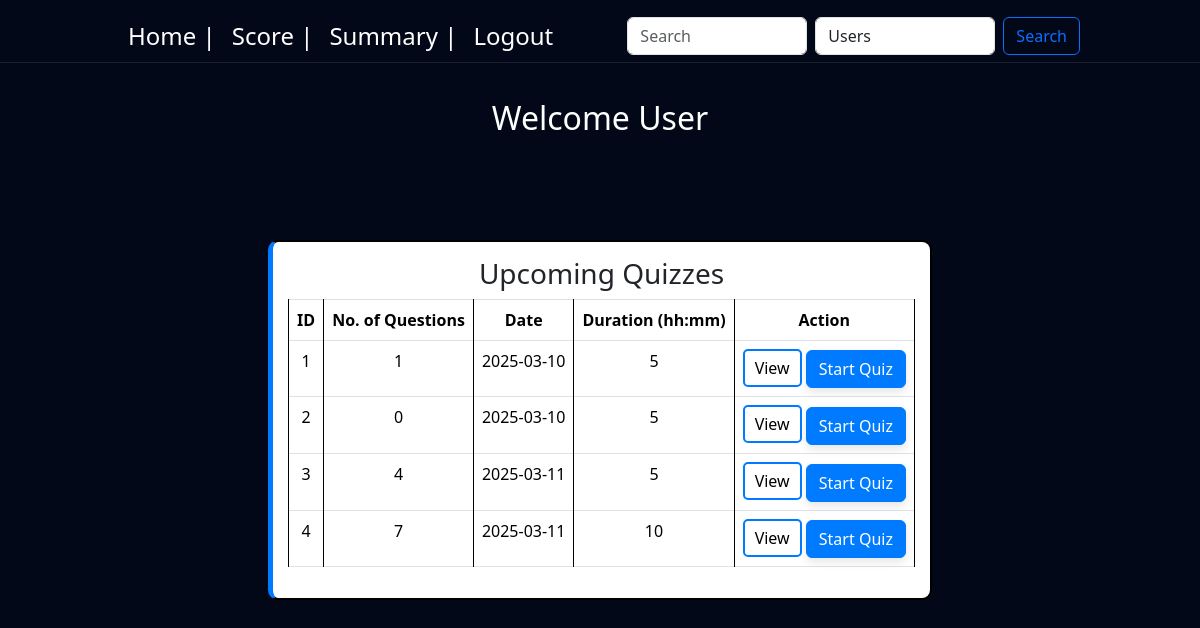
/user_dashboard (signed in), run on the app's committed database.
### controller/models.py (models this page shows)
class Role(db.Model):
    id = db.Column(db.Integer, primary_key=True, autoincrement=True)
    name = db.Column(db.String(50), nullable=False)

class Quiz(db.Model):
    id = db.Column(db.Integer, primary_key=True, autoincrement=True)
    title = db.Column(db.String(255), nullable=False)
    chapter_id = db.Column(db.Integer, db.ForeignKey('chapter.id'), nullable=False)
    date_of_quiz = db.Column(db.Date, nullable=False)
    time_duration = db.Column(db.Integer, nullable=False)
    time_start = db.Column(db.Time, nullable=False)
    remarks = db.Column(db.String(500))
    questions = db.relationship('Question', backref='quiz', lazy=True)
    scores = db.relationship('Score', backref='quiz', lazy=True)

### controller/routes.py (the view)
@app.route('/user_dashboard')
def user_dashboard():
    question_count_subquery = db.session.query(
    Question.quiz_id, func.count(Question.id).label("question_count")
).group_by(Question.quiz_id).subquery()
    quizzes = db.session.query(
        Quiz.id,
        Quiz.title,
        Chapter.name.label("chapter_name"),
        Subject.name.label("subject_name"),
        Quiz.date_of_quiz,
        Quiz.time_duration,
        func.coalesce(question_count_subquery.c.question_count, 0).label("question_count")  # Ensure 0 for empty quizzes
    ).join(Chapter, Quiz.chapter_id == Chapter.id) \
    .join(Subject, Chapter.subject_id == Subject.id) \
    .outerjoin(question_count_subquery, Quiz.id == question_count_subquery.c.quiz_id) \
    .all()
    return render_template('user_dashboard.html', quizzes=quizzes, user = current_user)

### controller/models.py (called while the page is built)
    @property
    def is_admin(self):
        return any(role.name == 'admin' for role in self.roles)

### main.py (called while the page is built)
@login_manager.user_loader
def load_user(user_id):
    return User.query.get(int(user_id))

### templates/user_dashboard.html (shortened to what this page needs)
<!DOCTYPE html>
<html lang="en">
  <head>
    <link
      href="https://cdn.jsdelivr.net/npm/bootstrap@5.3.3/dist/css/bootstrap.min.css"
      rel="stylesheet"
    />
    <link rel="stylesheet" href="{{ url_for('static', filename='styles.css') }}" />
  </head>
  <body>
    {% include 'navbar2.html' %}
    <div class="background">
      <div class="heading-sec">
        <h2>Welcome User</h2>
      </div>
      <div class="container">
        <div class="subjects-container">
          <div class="quiz-box">
            <h3>Upcoming Quizzes</h3>
            <table class="table table-bordered">
              <thead>
                <tr>
                  <th>ID</th>
                  <th>No. of Questions</th>
                  <th>Date</th>
                  <th>Duration (hh:mm)</th>
                  <th>Action</th>
                </tr>
              </thead>
              <tbody>
                {% for quiz in quizzes %}
                <tr>
                  <td>{{ quiz.id }}</td>
                  <td>{{ quiz.question_count }}</td>
                  <td>{{ quiz.date_of_quiz }}</td>
                  <td>{{ quiz.time_duration }}</td>
                  <td>
                    <button
                      class="view-btn"
                      onclick="viewQuizDetails('{{ quiz.id }}', '{{ quiz.subject_name }}', '{{ quiz.chapter_name }}', '{{ quiz.question_count }}', '{{ quiz.date_of_quiz }}', '{{ quiz.time_duration }}')">
                      View
                    </button>
                    <a href="{{ url_for('quiz', quiz_id=quiz.id) }}" class="btn btn-primary">
                      Start Quiz
                    </a>
                  </td>
                </tr>
                {% endfor %}
              </tbody>
            </table>
          </div>
        </div>
      </div>
    </div>
  </body>
</html>

### templates/navbar2.html (shortened to what this page needs)
<nav class="navbar navbar-expand-lg fixed-top" style="padding: 0 108px; margin-top: 10px; margin-bottom: 15px;">
  <div class="container-fluid">
      <div class="collapse navbar-collapse" id="navbarSupportedContent">
          <ul class="navbar-nav me-auto mb-2 mb-lg-0">
              <li class="nav-item">
                  <a class="nav-link active" aria-current="page" href="user_dashboard" style="font-size: x-large;">Home | </a>
              </li>
              <li class="nav-item">
                  <a class="nav-link" href="scores" style="font-size: x-large;">Score | </a>
              </li>
              <li class="nav-item">
                  <a class="nav-link" href="performance" style="font-size: x-large;">Summary | </a>
              </li>
              <li class="nav-item">
                  <a class="nav-link" href="logout" style="font-size: x-large;">Logout</a>
              </li>
          </ul>
          <form class="d-flex" role="search" onsubmit="event.preventDefault(); performNavbarSearch();">
              <input class="form-control me-2" type="search" id="navbarSearchQuery" placeholder="Search" aria-label="Search">
              <select id="navbarSearchFilter" class="form-control me-2">
                  {% if current_user.is_admin %}
                      <option value="users">Users</option>
                  {% else %}
                      <option value="subjects">Subjects</option>
                      <option value="quizzes">Quizzes</option>
                  {% endif %}
              </select>
              <button class="btn btn-outline-primary" type="submit">Search</button>
          </form>
      </div>
  </div>
</nav>

### static/styles.css (style rules this page uses)
html, body { height: 100%; margin: 0; padding: 0; overflow-x: auto; background: #020817 ; background-size: 400% 400%; backdrop-filter: blur(10px); scroll-behavior: smooth; }
.navbar { background: #020817 !important; backdrop-filter: blur(10px); border-bottom: 1px solid rgba(255, 255, 255, 0.1); }
.navbar .nav-link, .navbar-brand { color: white !important; }

### templates/user_dashboard.html (style rules this page uses)
.heading-sec { padding-top: 5px; display: flex; justify-content: center; align-items: center; height: 30vh; color: white; font-size: 50px; font-weight: 800; background: #020817 !important; backdrop-filter: blur(10px); text-align: center; }
.subjects-container { display: flex; gap: 20px; flex-wrap: wrap; justify-content: center; }
.quiz-box { border: 2px solid black; padding: 15px; border-radius: 10px; width: fit-content; text-align: center; background-color: white; border-left: 5px solid #007bff; }
table { width: 100%; border-collapse: collapse; }
table, th, td { border: 1px solid black; }
th, td { padding: 8px; text-align: center; }
.btn-primary { background-color: #007bff; border-color: #007bff; box-shadow: 0 4px 8px rgba(0, 0, 0, 0.1); }
.view-btn { background-color: white; color: black; border: 2px solid #007bff; padding: 5px 10px; border-radius: 5px; cursor: pointer; }

### data on the page
Role: name "Users"
Quiz: id "1", question_count "1", date_of_quiz "2025-03-10", time_duration "5"
Quiz: id "2", question_count "0", date_of_quiz "2025-03-10", time_duration "5"
Quiz: id "3", question_count "4", date_of_quiz "2025-03-11", time_duration "5"
Quiz: id "4", question_count "7", date_of_quiz "2025-03-11", time_duration "10"
